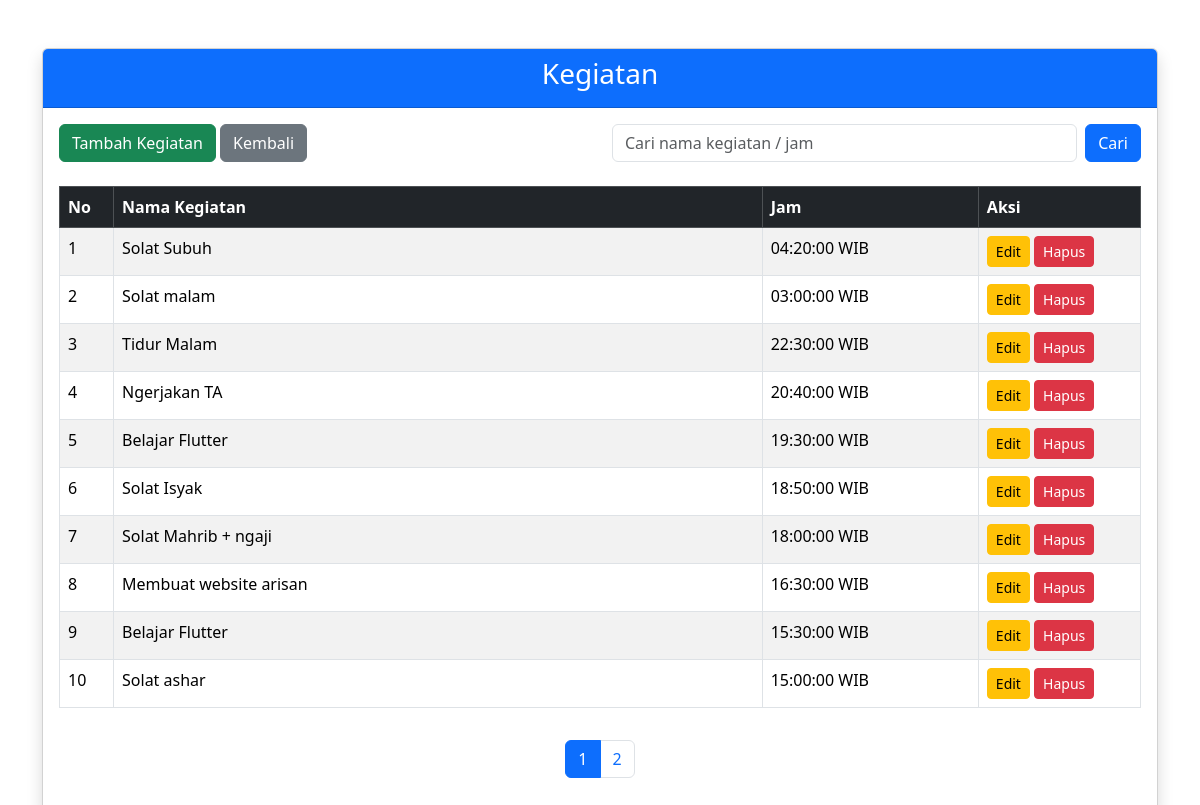
The app's page /kegiatan/kegiatan.php with its own data.
### tables this page shows
CREATE TABLE `kegiatan` (
  `id` int(11) NOT NULL,
  `nama_kegiatan` varchar(255) NOT NULL,
  `jam` time NOT NULL
);

### kegiatan/kegiatan.php (the view, shortened to what this page needs)
<?php
include '../koneksi.php';
$limit = 10;
$page = isset($_GET['page']) ? (int)$_GET['page'] : 1;
$page = ($page < 1) ? 1 : $page;
$offset = ($page - 1) * $limit;
$search = isset($_GET['search']) ? trim($_GET['search']) : '';
$where = "";
$totalQuery = "SELECT COUNT(*) AS total FROM kegiatan $where";
$totalResult = $conn->query($totalQuery);
$totalData = $totalResult->fetch_assoc()['total'];
$totalPages = ceil($totalData / $limit);
$query = "SELECT * FROM kegiatan
          $where
          ORDER BY id DESC
          LIMIT $limit OFFSET $offset";
$kegiatanResult = $conn->query($query);
?>
<!DOCTYPE html>
<html lang="en">
<head>
    <link href="https://cdn.jsdelivr.net/npm/bootstrap@5.3.3/dist/css/bootstrap.min.css" rel="stylesheet">
</head>
<body>
    <div class="container mt-5">
        <div class="card shadow">
            <div class="card-header bg-primary text-white text-center">
                <h3>Kegiatan</h3>
            </div>
            <div class="card-body">
                <div class="row mb-3">
                    <div class="col-md-6 mb-2">
                        <a href="add_kegiatan.php" class="btn btn-success">Tambah Kegiatan</a>
                        <a href="../index.php" class="btn btn-secondary">Kembali</a>
                    </div>
                    <div class="col-md-6">
                        <form method="GET" class="d-flex">
                            <input type="text" name="search" class="form-control me-2"
                                placeholder="Cari nama kegiatan / jam"
                                value="<?= htmlspecialchars($search) ?>">
                            <button class="btn btn-primary">Cari</button>
                        </form>
                    </div>
                </div>
                <div class="table-responsive">
                    <table class="table table-bordered table-striped table-hover">
                        <thead class="table-dark">
                            <tr>
                                <th width="5%">No</th>
                                <th>Nama Kegiatan</th>
                                <th width="20%">Jam</th>
                                <th width="15%">Aksi</th>
                            </tr>
                        </thead>
                        <tbody>
                            <?php
                            if ($kegiatanResult->num_rows > 0) {
                                $no = $offset + 1;
                                while ($row = $kegiatanResult->fetch_assoc()) {
                                    $jam = $row['jam'] . " WIB";
                                    echo "<tr>
                                    <td>{$no}</td>
                                    <td>{$row['nama_kegiatan']}</td>
                                    <td>{$jam}</td>
                                    <td>
                                        <a href='edit.php?id={$row['id']}' class='btn btn-warning btn-sm'>Edit</a>
                                        <a href='?delete={$row['id']}'
                                           class='btn btn-danger btn-sm'
                                           onclick='return confirm(\"Yakin hapus data?\")'>Hapus</a>
                                    </td>
                                </tr>";
                                    $no++;
                                }
                            } else {
                                echo "<tr><td colspan='4' class='text-center'>Data tidak ditemukan</td></tr>";
                            }
                            ?>
                        </tbody>
                    </table>
                </div>
                <?php if ($totalPages > 1): ?>
                    <nav>
                        <ul class="pagination justify-content-center mt-3">
                            <?php for ($i = 1; $i <= $totalPages; $i++): ?>
                                <li class="page-item <?= ($i == $page) ? 'active' : '' ?>">
                                    <a class="page-link"
                                        href="?page=<?= $i ?>&search=<?= urlencode($search) ?>">
                                        <?= $i ?>
                                    </a>
                                </li>
                            <?php endfor; ?>
                        </ul>
                    </nav>
                <?php endif; ?>
            </div>
        </div>
    </div>
</body>
</html>

### records on screen
kegiatan: nama_kegiatan "Solat Subuh", jam "04:20:00 WIB"
kegiatan: nama_kegiatan "Solat malam", jam "03:00:00 WIB"
kegiatan: nama_kegiatan "Tidur Malam", jam "22:30:00 WIB"
kegiatan: nama_kegiatan "Ngerjakan TA", jam "20:40:00 WIB"
kegiatan: nama_kegiatan "Belajar Flutter", jam "19:30:00 WIB"
kegiatan: nama_kegiatan "Solat Isyak", jam "18:50:00 WIB"
kegiatan: nama_kegiatan "Solat Mahrib + ngaji", jam "18:00:00 WIB"
kegiatan: nama_kegiatan "Membuat website arisan", jam "16:30:00 WIB"
kegiatan: nama_kegiatan "Belajar Flutter", jam "15:30:00 WIB"
kegiatan: nama_kegiatan "Solat ashar", jam "15:00:00 WIB"
